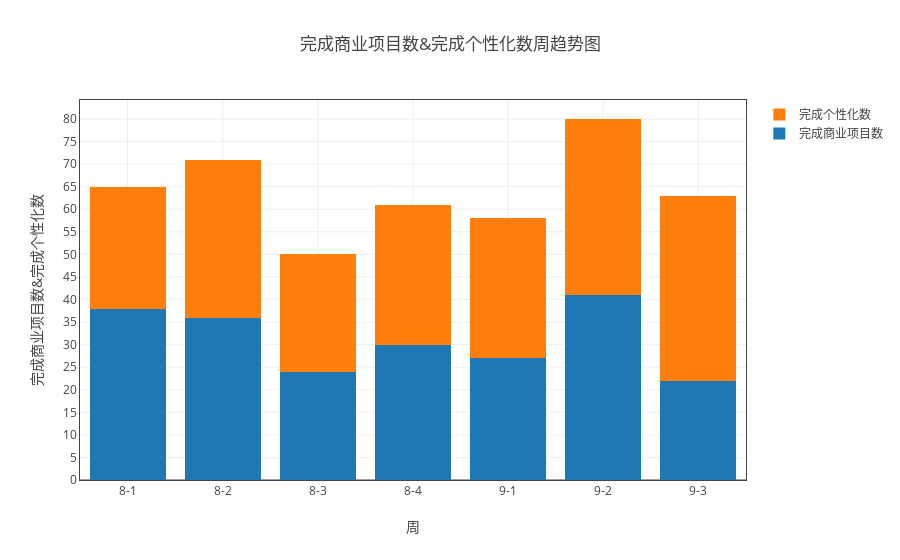

Here is the notebook cell this chart was saved with:
### Markdown cell above
### 分析组完成项目数

### Code cell
data_dict = {'完成商业项目数':['完成商业项目数'],'完成个性化数':['完成个性化数']}
myModule.plot( all_dict, data_dict, '人员','stack_bar' , time_list = time_list, total= True )
#data_dict = {'完成商业项目数':['完成商业项目数'],'完成个性化数':['完成个性化数'],'总完成项目数':['完成个性化数','完成商业项目数','+']}
#myModule.plot( all_dict, data_dict, '人员','line' , by_person=False,total= True )

### Figure 1 — Plotly figure (JSON) as saved in the notebook; plotly's stock layout.template omitted (floating-point values rounded to 4 significant figures)
{"data": [{"name": "完成商业项目数", "type": "bar", "uid": "4eebaff8-c559-11e8-97d0-a81e84e6c740", "x": ["8-1", "8-2", "8-3", "8-4", "9-1", "9-2", "9-3"], "y": [38, 36, 24, 30, 27, 41, 22]}, {"name": "完成个性化数", "type": "bar", "uid": "4eebb340-c559-11e8-97d0-a81e84e6c740", "x": ["8-1", "8-2", "8-3", "8-4", "9-1", "9-2", "9-3"], "y": [27, 35, 26, 31, 31, 39, 41]}], "layout": {"barmode": "stack", "title": "完成商业项目数&完成个性化数周趋势图", "xaxis": {"mirror": "all", "nticks": 20, "showgrid": true, "showline": true, "title": "周", "zeroline": true}, "yaxis": {"mirror": "all", "nticks": 20, "showgrid": true, "showline": true, "title": "完成商业项目数&完成个性化数", "zeroline": true}}}
